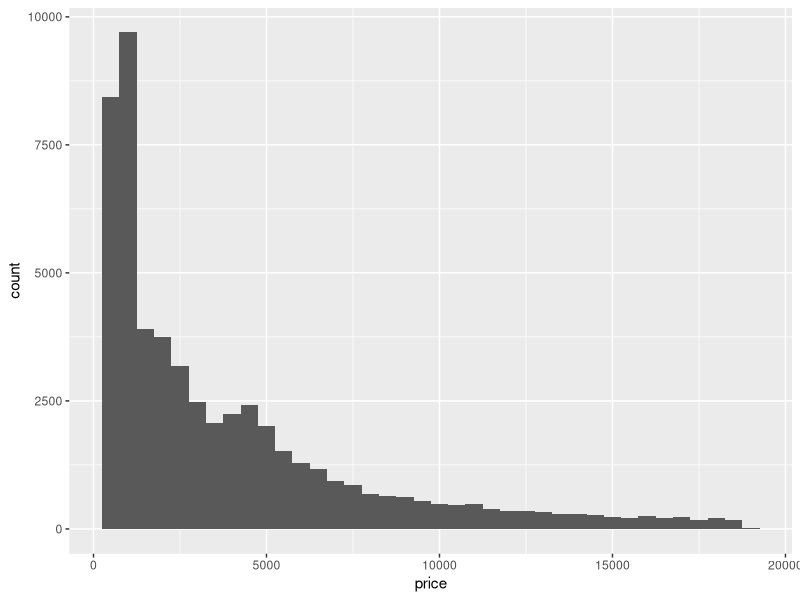
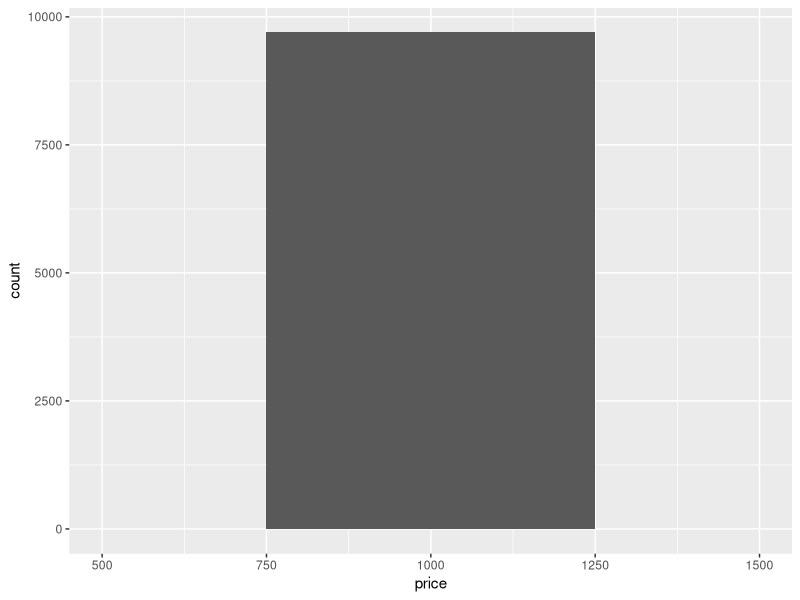
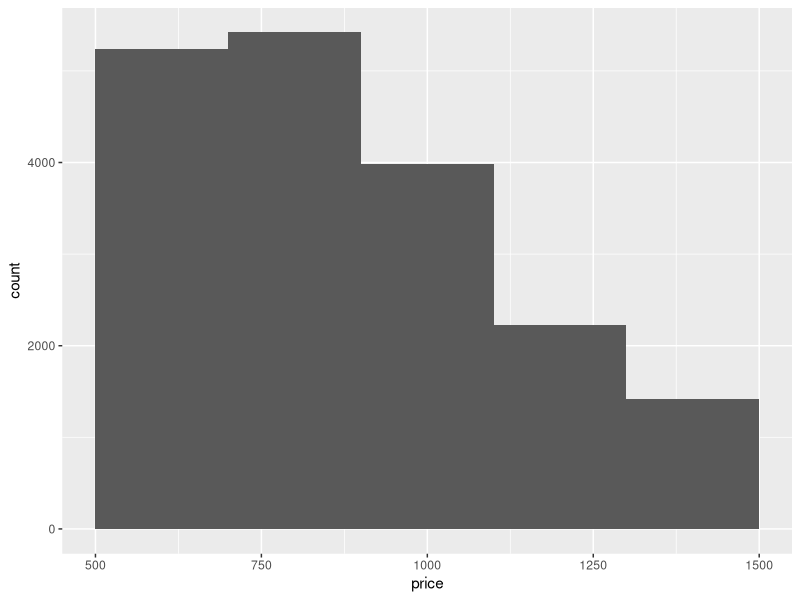
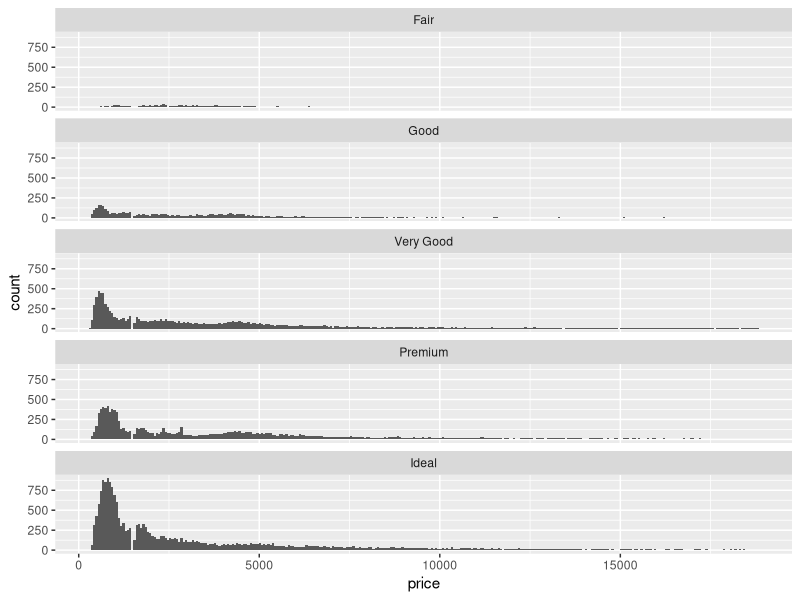
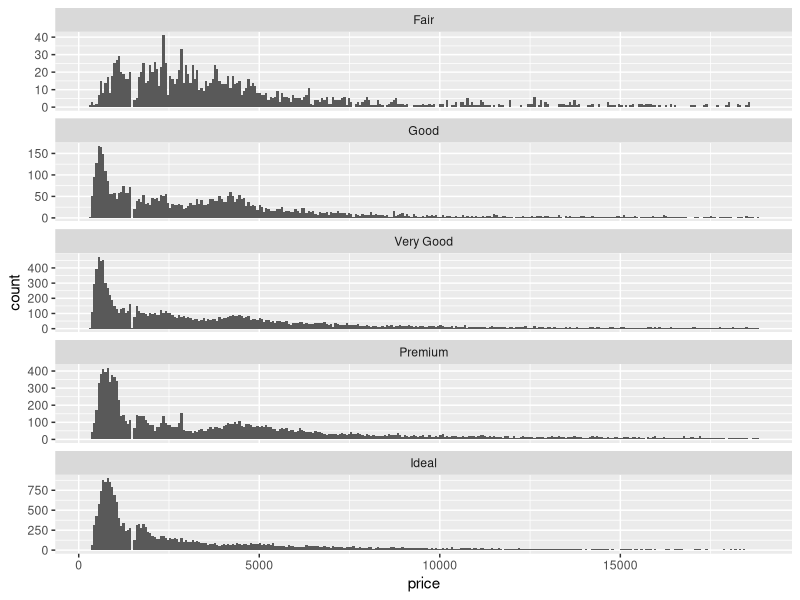
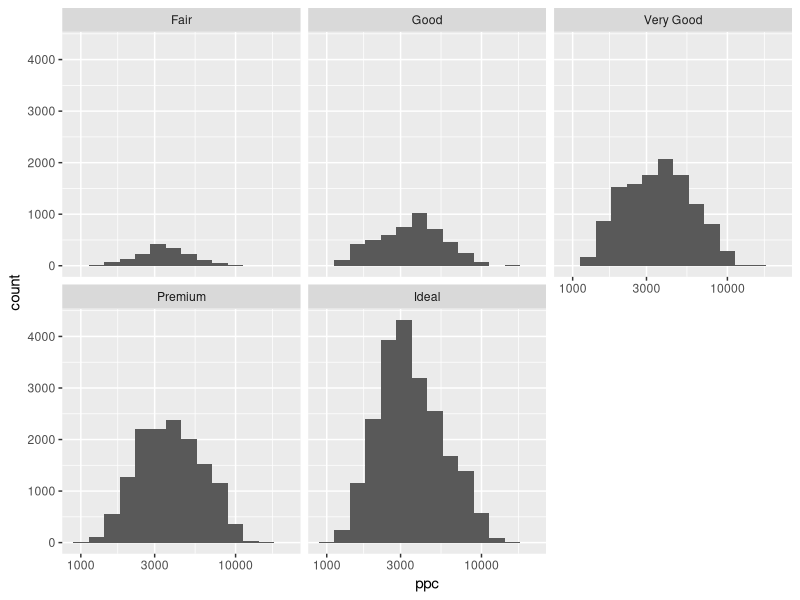
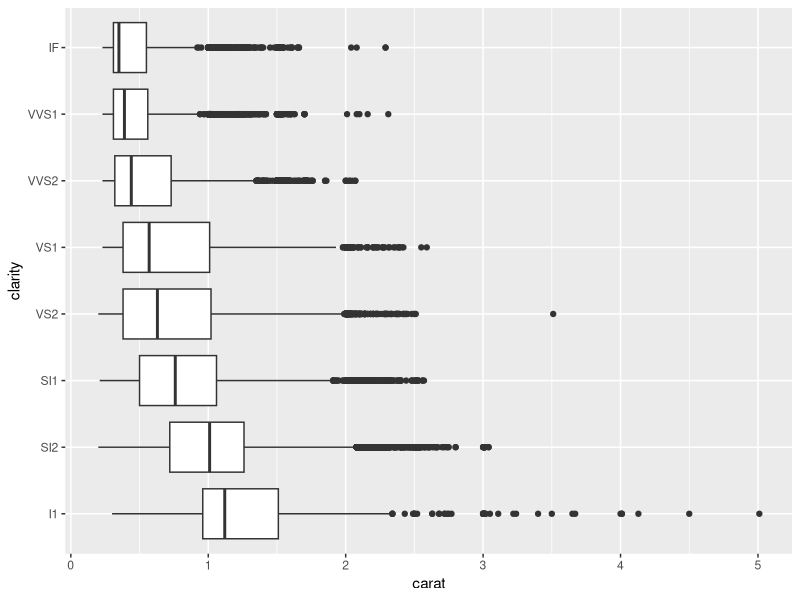
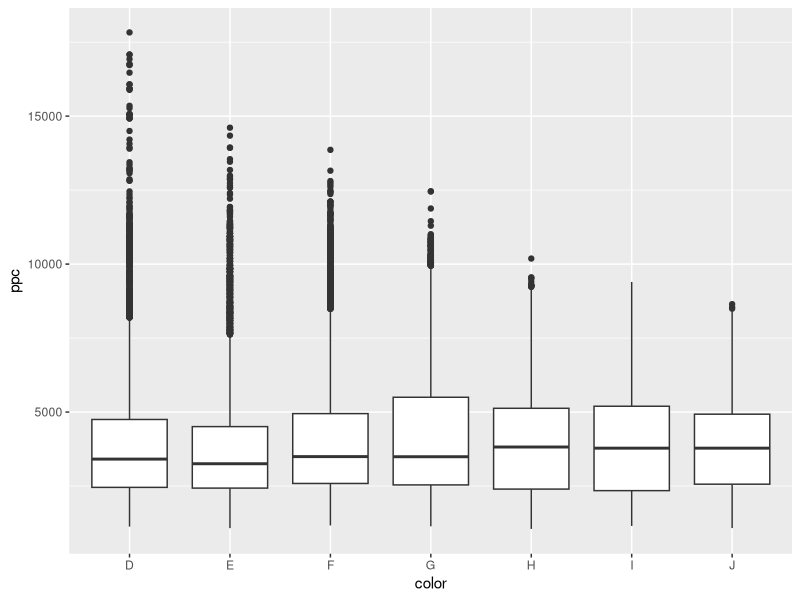

Source code (R) for these figures, in order:
## ---- chunk 1
library(tidyverse)
library(ggplot2)
data(diamonds)
## ---- chunk 2
dim(diamonds)
summary(diamonds)

## ---- chunk 3
ggplot(data = diamonds) + geom_histogram( mapping = aes(x = price, y = ..count..), binwidth = 500)
## ---- chunk 4
summary(diamonds$price)
## ---- chunk 5

summary(diamonds$price < 500)
summary(diamonds$price < 250)
summary(diamonds$price >= 15000)
## ---- chunk 6
ggplot(data = diamonds) + geom_histogram( mapping = aes(x = price, y = ..count..), binwidth = 500) + scale_x_continuous(limits = c(500,1500))

ggplot(data = diamonds) + geom_histogram( mapping = aes(x = price, y = ..count..), binwidth = 200) + scale_x_continuous(limits = c(500,1500))
## ---- chunk 7
ggplot(data = diamonds) + geom_histogram(mapping = aes(x= price, y = ..count..), bins = 300)  + facet_wrap( ~ cut, ncol=1)
## ---- chunk 8
by (diamonds$price, diamonds$cut, summary)


## ---- chunk 9
ggplot(data = diamonds) + geom_histogram(mapping = aes(x= price, y = ..count..), bins = 300)  + facet_wrap( ~ cut, ncol=1, scales = 'free_y')
## ---- chunk 10
diamonds$ppc <- diamonds$price/diamonds$carat


ggplot(data = diamonds) + geom_histogram(mapping = aes(x=ppc, y = ..count..), binwidth = 0.1) + scale_x_log10() + facet_wrap(~ cut)
## ---- chunk 11
by (diamonds$carat, diamonds$clarity, summary)
ggplot(data = diamonds) + geom_boxplot(mapping = aes(x=clarity, y= carat)) + coord_flip()


## ---- chunk 12
by(diamonds$price, diamonds$color, summary)
IQR(subset(diamonds, color == "D")$price)
IQR(subset(diamonds, color == "J")$price)
## ---- chunk 13
ggplot(data= diamonds) + geom_boxplot(mapping = aes(x = color, y = ppc))
## ---- chunk 14
ggplot(data = diamonds) + geom_freqpoly(mapping = aes(x = carat, y = ..count..), binwidth =0.06)
ggplot(data = diamonds) + geom_freqpoly(mapping = aes(x = carat, y = ..count..), binwidth =0.05) + scale_x_continuous(breaks = seq(0, 8, by = 0.1), limits = c(0,3))
